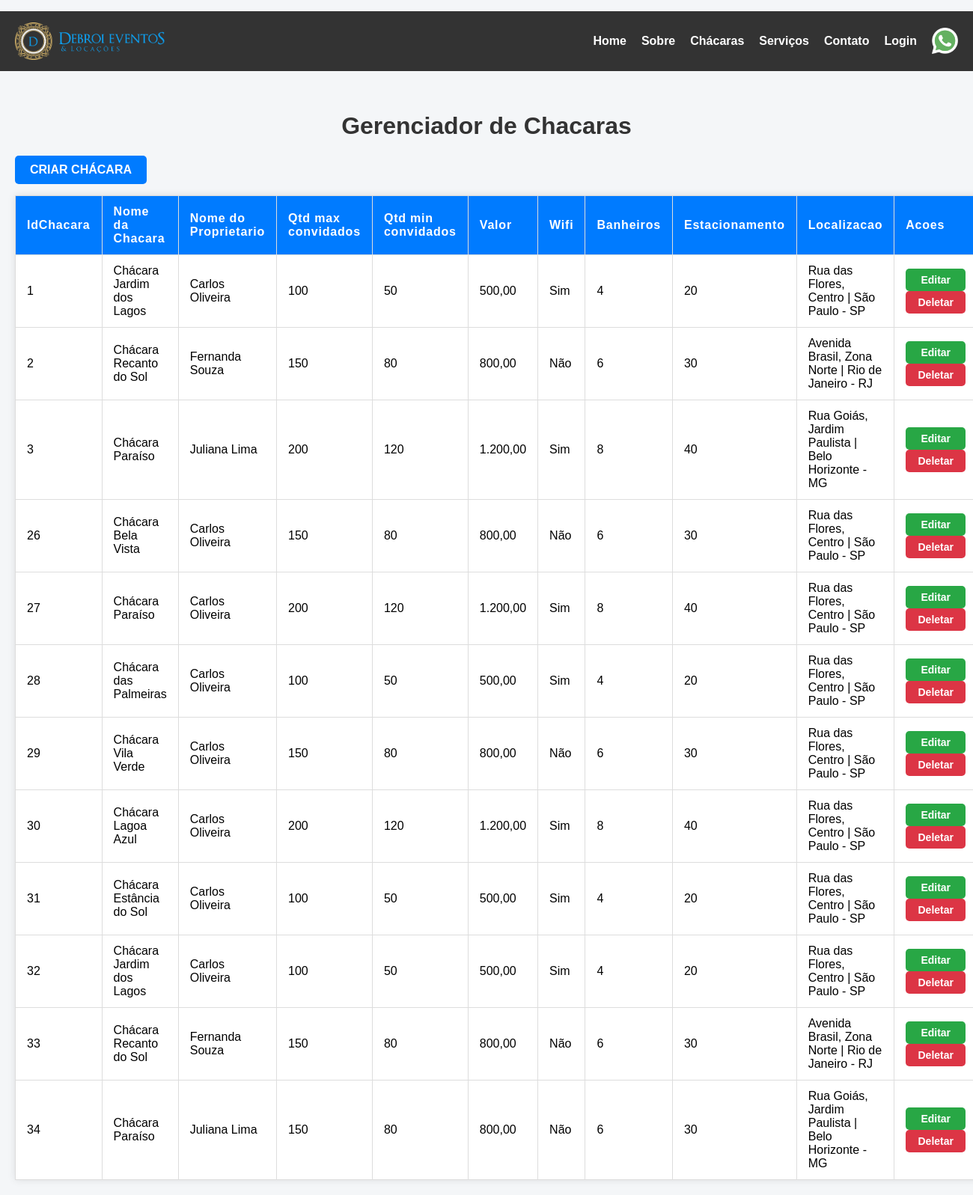
Page /ChacarasGerenciamento.php on the earlier database version.
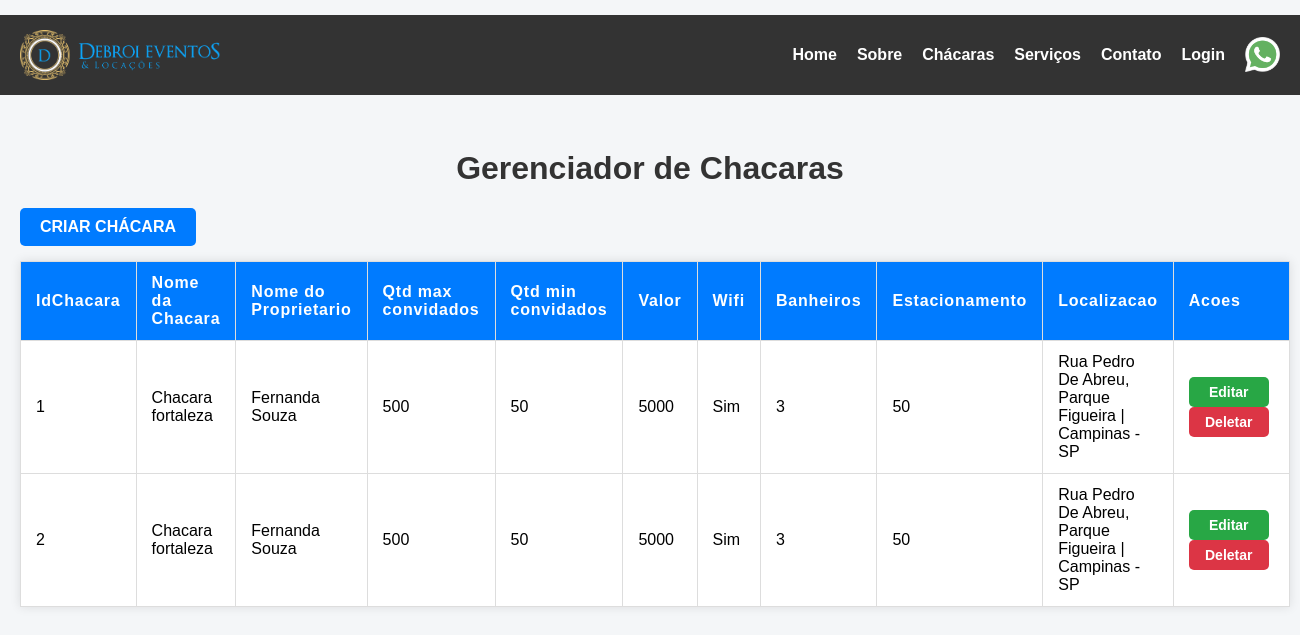
Same page on the later database version.
### tables this page shows
CREATE TABLE `chacaras` (
  `IdChacaras` int(11) NOT NULL AUTO_INCREMENT,
  `IdProprietario` int(11) NOT NULL,
  `Nome` varchar(100) NOT NULL,
  `Descricao` varchar(500) NOT NULL,
  `IdInfoChacaras` int(11) NOT NULL,
  `IdEndereco` int(11) NOT NULL,
  `IdCorretor` int(11) NOT NULL,
  `LocalizacaoUrlMaps` varchar(1000) NOT NULL,
  PRIMARY KEY (`IdChacaras`),
  KEY `IdProprietario` (`IdProprietario`),
  KEY `IdInfoChacaras` (`IdInfoChacaras`),
  KEY `IdEndereco` (`IdEndereco`),
  KEY `IdCorretor` (`IdCorretor`),
  CONSTRAINT `chacaras_ibfk_1` FOREIGN KEY (`IdProprietario`) REFERENCES `proprietario` (`IdProprietario`),
  CONSTRAINT `chacaras_ibfk_2` FOREIGN KEY (`IdInfoChacaras`) REFERENCES `infochacaras` (`IdInfoChacaras`),
  CONSTRAINT `chacaras_ibfk_3` FOREIGN KEY (`IdEndereco`) REFERENCES `endereco` (`IdEndereco`),
  CONSTRAINT `chacaras_ibfk_4` FOREIGN KEY (`IdCorretor`) REFERENCES `corretor` (`IdCorretor`)
);

CREATE TABLE `proprietario` (
  `IdProprietario` int(11) NOT NULL AUTO_INCREMENT,
  `Nome` varchar(100) NOT NULL,
  `Cpf` bigint(20) NOT NULL,
  `Telefone` varchar(15) NOT NULL,
  `Email` varchar(255) NOT NULL,
  PRIMARY KEY (`IdProprietario`)
);

CREATE TABLE `infochacaras` (
  `IdInfoChacaras` int(11) NOT NULL AUTO_INCREMENT,
  `qtdMaxConvidados` int(11) NOT NULL,
  `qtdMinConvidados` int(11) NOT NULL,
  `Valor` varchar(100) NOT NULL,
  `Wifi` tinyint(1) NOT NULL,
  `Piscina` tinyint(1) NOT NULL,
  `Banheiro` int(11) NOT NULL,
  `Estacionamento` int(11) NOT NULL,
  PRIMARY KEY (`IdInfoChacaras`)
);

CREATE TABLE `endereco` (
  `IdEndereco` int(11) NOT NULL AUTO_INCREMENT,
  `Cep` bigint(20) NOT NULL,
  `rua` varchar(100) NOT NULL,
  `bairro` varchar(100) NOT NULL,
  `cidade` varchar(100) NOT NULL,
  `Estado_Id` int(11) NOT NULL,
  `numero` int(11) NOT NULL,
  PRIMARY KEY (`IdEndereco`),
  KEY `Estado_Id` (`Estado_Id`),
  CONSTRAINT `endereco_ibfk_1` FOREIGN KEY (`Estado_Id`) REFERENCES `estado` (`IdEstado`)
);

CREATE TABLE `estado` (
  `IdEstado` int(11) NOT NULL AUTO_INCREMENT,
  `Estados` varchar(100) NOT NULL,
  PRIMARY KEY (`IdEstado`)
);

### html/ChacarasGerenciamento.php (the view, shortened to what this page needs)
<?php
include('conexao.php');
$consultaChacaras = "select
    c.IdChacaras,
    c.Nome AS ChacaraNome,
    p.nome AS ProprietarioNome,
    ic.qtdMaxConvidados,
    ic.qtdMinConvidados,
    ic.Valor,
    ic.Wifi,
    ic.Banheiro,
    ic.Estacionamento,
    e.rua,
    e.bairro,
    e.cidade,
    es.Estados AS NomeEstado
    from Chacaras c
    left join proprietario p on p.IdProprietario = c.IdProprietario
    left join infochacaras ic on ic.IdInfoChacaras = c.IdInfoChacaras
    left join endereco e on e.IdEndereco = c.IdEndereco
    left join estado es on es.IdEstado = e.Estado_Id";
$Chacaras = mysqli_query($conecta, $consultaChacaras);
?>
<!DOCTYPE html>
<html lang="pt-BR">
<head>
</head>
<body>
    <header>
        <?php include 'menuBarra.php'; ?>
    </header>
    <div class="TudoviewUser">
        <h1>Gerenciador de Chacaras</h1>
        <a href="CriacaoChacaras.php" class="create-btn">Criar Chácara</a>
        <table>
            <thead>
                <tr>
                    <th>IdChacara</th>
                    <th>Nome da Chacara</th>
                    <th>Nome do Proprietario</th>
                    <th>Qtd max convidados</th>
                    <th>Qtd min convidados</th>
                    <th>Valor</th>
                    <th>Wifi</th>
                    <th>Banheiros</th>
                    <th>Estacionamento</th>
                    <th>Localizacao</th>
                    <th>Acoes</th>
                </tr>
            </thead>
            <tbody>
                <?php while ($chacara = mysqli_fetch_assoc($Chacaras)) {  ?>
                    <tr>
                        <td><?php echo $chacara["IdChacaras"]; ?></td>
                        <td><?php echo $chacara["ChacaraNome"]; ?></td>
                        <td><?php echo $chacara["ProprietarioNome"]; ?></td>
                        <td><?php echo $chacara["qtdMaxConvidados"]; ?></td>
                        <td><?php echo $chacara["qtdMinConvidados"]; ?></td>
                        <td><?php echo $chacara["Valor"]; ?></td>
                        <td> <?php
                        if ($chacara["Wifi"] == 1) {
                            echo "Sim";
                        } else {
                            echo "Não";
                        }
                        ?></td>
                        <td><?php echo $chacara["Banheiro"]; ?></td>
                        <td><?php echo $chacara["Estacionamento"]; ?></td>
                        <td><?php echo $chacara["rua"] . ", " . $chacara["bairro"] . " | " . $chacara["cidade"] . " - " . $chacara["NomeEstado"]; ?>
                        </td>
                        <td class="actions">
                            <button class="edit-btn">Editar</button>
                            <button class="delete-btn" onclick="alert('Tem certeza que deseja deletar?')">Deletar</button>
                        </td>
                    </tr>
                <?php } ?>
            </tbody>
        </table>
    </div>
</body>
</html>

Differences in the rows shown:
removed chacaras: IdChacaras "3", Nome "Chácara Paraíso", IdProprietario.Nome "Juliana Lima", IdInfoChacaras.qtdMaxConvidados "200", IdInfoChacaras.qtdMinConvidados "120", IdInfoChacaras.Valor "1.200,00", shows "Sim", IdInfoChacaras.Banheiro "8", IdInfoChacaras.Estacionamento "40", IdEndereco.rua "Rua Goiás", IdEndereco.bairro "Jardim Paulista", IdEndereco.cidade "Belo Horizonte", estado.Estados "MG"
removed chacaras: IdChacaras "26", Nome "Chácara Bela Vista", IdProprietario.Nome "Carlos Oliveira", IdInfoChacaras.qtdMaxConvidados "150", IdInfoChacaras.qtdMinConvidados "80", IdInfoChacaras.Valor "800,00", shows "Não", IdInfoChacaras.Banheiro "6", IdInfoChacaras.Estacionamento "30", IdEndereco.rua "Rua das Flores", IdEndereco.bairro "Centro", IdEndereco.cidade "São Paulo", estado.Estados "SP"
removed chacaras: IdChacaras "27", Nome "Chácara Paraíso", IdProprietario.Nome "Carlos Oliveira", IdInfoChacaras.qtdMaxConvidados "200", IdInfoChacaras.qtdMinConvidados "120", IdInfoChacaras.Valor "1.200,00", shows "Sim", IdInfoChacaras.Banheiro "8", IdInfoChacaras.Estacionamento "40", IdEndereco.rua "Rua das Flores", IdEndereco.bairro "Centro", IdEndereco.cidade "São Paulo", estado.Estados "SP"
removed chacaras: IdChacaras "28", Nome "Chácara das Palmeiras", IdProprietario.Nome "Carlos Oliveira", IdInfoChacaras.qtdMaxConvidados "100", IdInfoChacaras.qtdMinConvidados "50", IdInfoChacaras.Valor "500,00", shows "Sim", IdInfoChacaras.Banheiro "4", IdInfoChacaras.Estacionamento "20", IdEndereco.rua "Rua das Flores", IdEndereco.bairro "Centro", IdEndereco.cidade "São Paulo", estado.Estados "SP"
removed chacaras: IdChacaras "29", Nome "Chácara Vila Verde", IdProprietario.Nome "Carlos Oliveira", IdInfoChacaras.qtdMaxConvidados "150", IdInfoChacaras.qtdMinConvidados "80", IdInfoChacaras.Valor "800,00", shows "Não", IdInfoChacaras.Banheiro "6", IdInfoChacaras.Estacionamento "30", IdEndereco.rua "Rua das Flores", IdEndereco.bairro "Centro", IdEndereco.cidade "São Paulo", estado.Estados "SP"
removed chacaras: IdChacaras "30", Nome "Chácara Lagoa Azul", IdProprietario.Nome "Carlos Oliveira", IdInfoChacaras.qtdMaxConvidados "200", IdInfoChacaras.qtdMinConvidados "120", IdInfoChacaras.Valor "1.200,00", shows "Sim", IdInfoChacaras.Banheiro "8", IdInfoChacaras.Estacionamento "40", IdEndereco.rua "Rua das Flores", IdEndereco.bairro "Centro", IdEndereco.cidade "São Paulo", estado.Estados "SP"
removed chacaras: IdChacaras "31", Nome "Chácara Estância do Sol", IdProprietario.Nome "Carlos Oliveira", IdInfoChacaras.qtdMaxConvidados "100", IdInfoChacaras.qtdMinConvidados "50", IdInfoChacaras.Valor "500,00", shows "Sim", IdInfoChacaras.Banheiro "4", IdInfoChacaras.Estacionamento "20", IdEndereco.rua "Rua das Flores", IdEndereco.bairro "Centro", IdEndereco.cidade "São Paulo", estado.Estados "SP"
removed chacaras: IdChacaras "32", Nome "Chácara Jardim dos Lagos", IdProprietario.Nome "Carlos Oliveira", IdInfoChacaras.qtdMaxConvidados "100", IdInfoChacaras.qtdMinConvidados "50", IdInfoChacaras.Valor "500,00", shows "Sim", IdInfoChacaras.Banheiro "4", IdInfoChacaras.Estacionamento "20", IdEndereco.rua "Rua das Flores", IdEndereco.bairro "Centro", IdEndereco.cidade "São Paulo", estado.Estados "SP"
removed chacaras: IdChacaras "33", Nome "Chácara Recanto do Sol", IdProprietario.Nome "Fernanda Souza", IdInfoChacaras.qtdMaxConvidados "150", IdInfoChacaras.qtdMinConvidados "80", IdInfoChacaras.Valor "800,00", shows "Não", IdInfoChacaras.Banheiro "6", IdInfoChacaras.Estacionamento "30", IdEndereco.rua "Avenida Brasil", IdEndereco.bairro "Zona Norte", IdEndereco.cidade "Rio de Janeiro", estado.Estados "RJ"
removed chacaras: IdChacaras "34", Nome "Chácara Paraíso", IdProprietario.Nome "Juliana Lima", IdInfoChacaras.qtdMaxConvidados "150", IdInfoChacaras.qtdMinConvidados "80", IdInfoChacaras.Valor "800,00", shows "Não", IdInfoChacaras.Banheiro "6", IdInfoChacaras.Estacionamento "30", IdEndereco.rua "Rua Goiás", IdEndereco.bairro "Jardim Paulista", IdEndereco.cidade "Belo Horizonte", estado.Estados "MG"
changed chacaras id 1: Nome "Chácara Jardim dos Lagos" → "Chacara fortaleza"; IdProprietario.Nome "Carlos Oliveira" → "Fernanda Souza"; IdInfoChacaras.qtdMaxConvidados "100" → "500"; IdInfoChacaras.Valor "500,00" → "5000"; IdInfoChacaras.Banheiro "4" → "3"; IdInfoChacaras.Estacionamento "20" → "50"; IdEndereco.rua "Rua das Flores" → "Rua Pedro De Abreu"; IdEndereco.bairro "Centro" → "Parque Figueira"; IdEndereco.cidade "São Paulo" → "Campinas"
changed chacaras id 2: Nome "Chácara Recanto do Sol" → "Chacara fortaleza"; IdInfoChacaras.qtdMaxConvidados "150" → "500"; IdInfoChacaras.qtdMinConvidados "80" → "50"; IdInfoChacaras.Valor "800,00" → "5000"; IdInfoChacaras.Banheiro "6" → "3"; IdInfoChacaras.Estacionamento "30" → "50"; IdEndereco.rua "Avenida Brasil" → "Rua Pedro De Abreu"; IdEndereco.bairro "Zona Norte" → "Parque Figueira"; IdEndereco.cidade "Rio de Janeiro" → "Campinas"; estado.Estados "RJ" → "SP"; text "Não" → "Sim"
